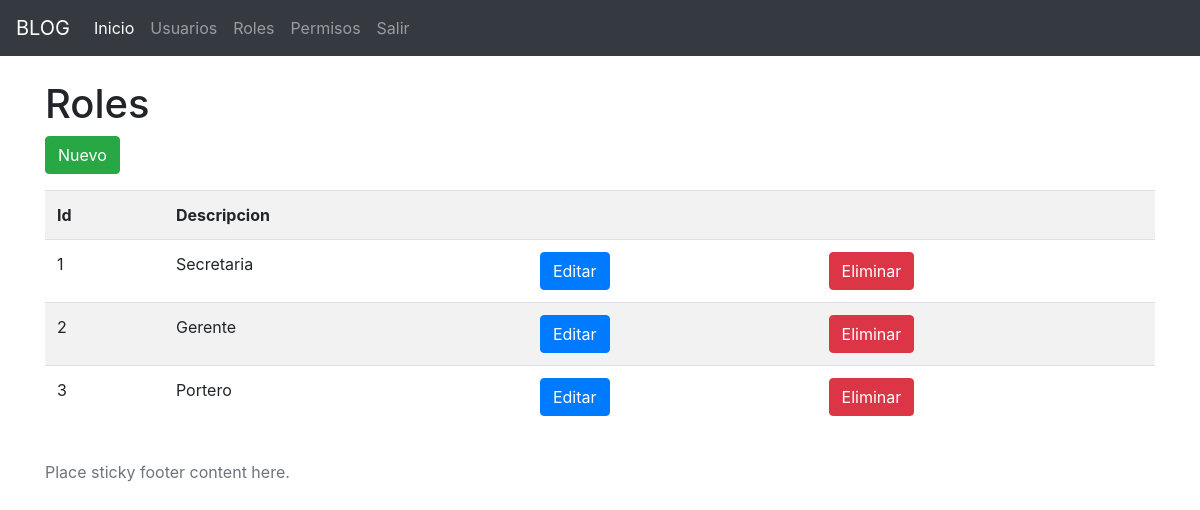
Page /roles.php (signed in) on the committed database.
### tables this page shows
CREATE TABLE `roles`  (
  `id` int NOT NULL AUTO_INCREMENT,
  `descripcion` varchar(100) NULL DEFAULT NULL,
  PRIMARY KEY (`id`) USING BTREE
);

### roles.php (the view, shortened to what this page needs)
<?php
require_once('librerias/conexionBD.php');
$sql = "select * from roles";
$result =  $conn->query($sql);
$roles = array();
while ($fila =  $result->fetch_array()) {
    $roles[] = $fila;
}
require_once('librerias/cabe.php');
 ?>
 <div class="container">
  <div class="row">
    <div class="col-12">
      <h1>Roles</h1>
      	 <p>
          	<a href="rol-edit.php" class="btn btn-success">Nuevo</a>
         </p>
           	<table class="table table-striped">
                    <tr>
                        <th>Id</th>
                        <th>Descripcion</th>
                        <th></th>
                        <th></th>
                    </tr>
                    <?php foreach ($roles as $item): ?>
                    <tr>
                        <td><?= $item['id']?></td>
                        <td><?= $item['descripcion']?></td>
                        <td>
                           <a href="#" class="btn btn-primary">Editar</a>
                        </td>
                        <td>
                           <a href="#" class="btn btn-danger">Eliminar</a>
                        </td>
                    </tr>
                <?php endforeach ?>
             </table>
    </div>
  </div>
</div>
<?php
require_once('librerias/pie.php');
 ?>

### rows in the picture
roles: id "1", descripcion "Secretaria"
roles: id "2", descripcion "Gerente"
roles: id "3", descripcion "Portero"
